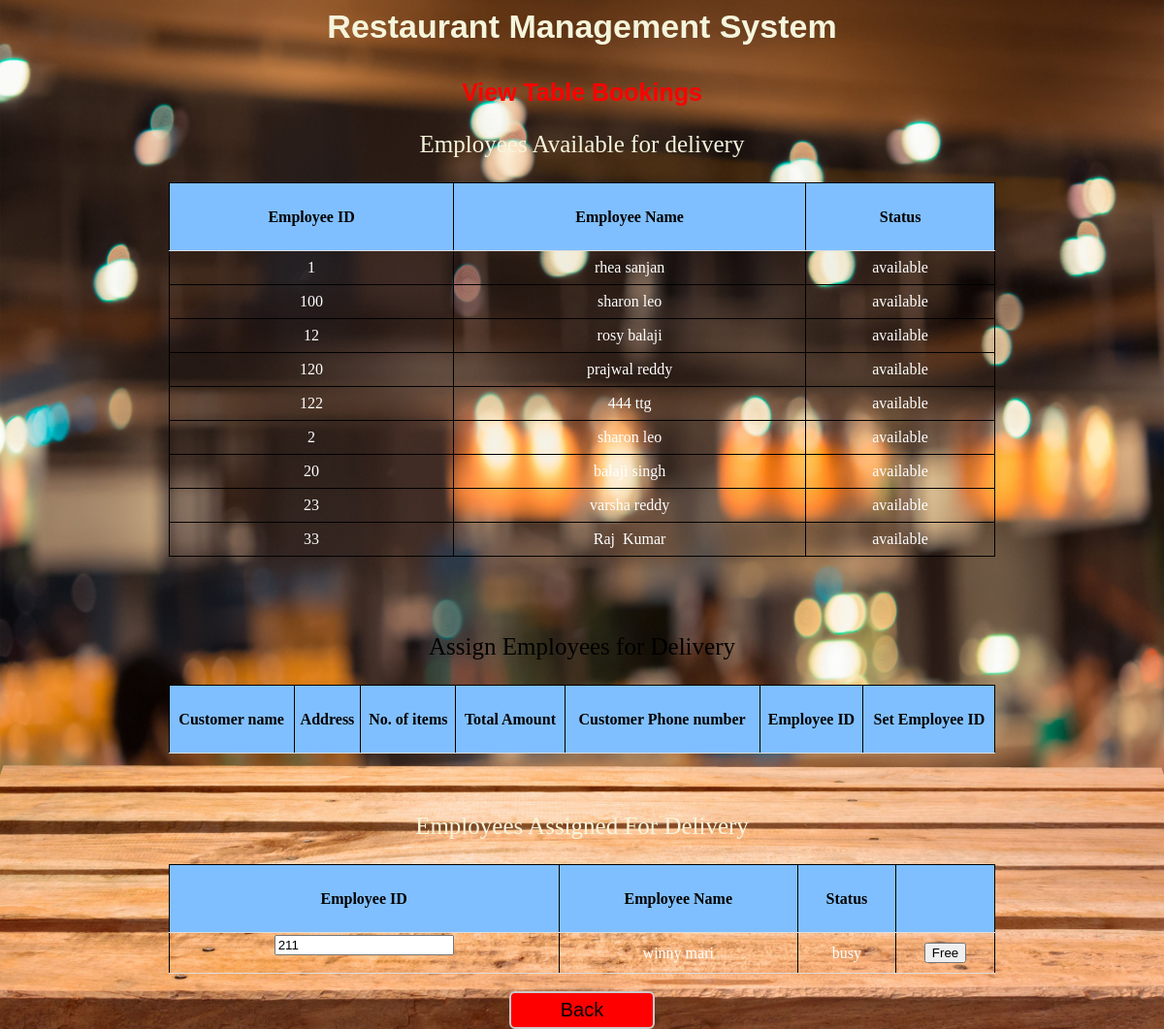
The page /manage_orders.php on the database its author committed.
### tables this page shows
CREATE TABLE `employee` (
  `empid` varchar(10) NOT NULL,
  `fname` varchar(20) NOT NULL,
  `lname` varchar(20) NOT NULL,
  `phno` varchar(10) NOT NULL,
  `dob` date NOT NULL,
  `address` varchar(50) NOT NULL,
  `email` varchar(50) NOT NULL,
  `salary` decimal(10,0) NOT NULL,
  `status` varchar(20) NOT NULL
);

### manage_orders.php (the view, shortened to what this page needs)
<html>
<head>
</head>
<body background="view_bookingjpg.jpg">
  <center>
    <?php
    include 'index.php';
    $sql = "SELECT empid,fname,lname,status FROM employee where status='available'";
     $result = mysqli_query($con,$sql);
     ?>
     <p style="color:beige;font-family:sans-serif;font-size:34px"> <b> Restaurant Management System </b> </p>
   <p style="color:red;font-family:sans-serif; font-size:25px"> <b> View Table Bookings</b> </p>
   <div id="view">
     <p style="font-size:25px;color: beige; font-family: cursive"> Employees Available for delivery </p>
     <table style="width:80%">
       <thead>
       <tr>
         <th> Employee ID </th>
         <th> Employee Name </th>
         <th> Status </th>
       </tr>
     </thead>
     <tbody>
       <?php
       while( $row = mysqli_fetch_assoc($result)) {
       print "<tr> <td>";
       echo $row["empid"];
       print "</td><td>";
       echo $row["fname"];
       echo $row["lname"];
       print "</td><td>";
       echo $row["status"];
       print "</td> <tr>";
     }
     ?>
   </tbody>
 </table>
<br>
<br>
<br>
<p style="font-size:25px;color: black; font-family: cursive"> Assign Employees for Delivery</p>
   <table style="width:80%">
   <thead>
     <tr>
     <th> Customer name </th>
     <th> Address </th>
     <th> No. of items </th>
     <th> Total Amount </th>
     <th> Customer Phone number </th>
     <th> Employee ID </th>
     <th> Set Employee ID  </th>
   </tr>
 </thead>
 </table>
<br>
<br>
<?php
$sql = "SELECT empid,fname,lname,status FROM employee where status='busy'";
 $result = mysqli_query($con,$sql);
 ?>
 <p style="font-size:25px;color: beige; font-family: cursive"> Employees Assigned For Delivery </p>
<table style="width:80%">
  <thead>
  <tr>
    <th> Employee ID </th>
    <th> Employee Name </th>
    <th> Status </th>
    <th> </th>
  </tr>
</thead>
<tbody>
  <?php
  while( $row = mysqli_fetch_row($result)) {
  print "<tr> <td>";
  print "<form action=\"process_free.php\" method=\"POST\" name=\"assign\">";
  print "<input type=text name=\"empid\" value=$row[0] readonly=\"readonly\">";
   print "</td><td>";
  echo $row[1];
  echo $row[2];
  print "</td><td>";
  echo $row[3];
  print "</td> <td>";
  print "<input type=submit value=\"Free\" >";
  print "</td></tr>";
}
?>
</tbody>
</table>
<br>
<button class=button id="back"> Back </button>
 </div>
</center>
<br>
<br>
</body>
</html>

### manage_orders.php (style rules this page uses)
#view { width:90%; height:75%; color : red; }
body { background-size: 100% 100%; }
table,th,td { border: 1px solid black; border-collapse: collapse; }
table { border-radius: 10px; }
th { height: 70px; text-align: center; background-color: #80bfff; color: black; }
td { text-align: center; height: 35px; color: white; }
th,td { padding: 2px 2px 2px 2px; border-bottom: 1px solid #ddd; }
tr:nth-child(even) { background-color: grey; }
.button { color: black; background-color: red; border: 2px solid #ccc; border-radius: 6px; padding: 6px ; width: 150px; font-family: sans-serif; font-size: 20px; cursor: pointer; }

### rows shown on the page
employee: empid "1", fname "rhea", lname "sanjan", status "available"
employee: empid "100", fname "sharon", lname "leo", status "available"
employee: empid "12", fname "rosy", lname "balaji", status "available"
employee: empid "120", fname "prajwal", lname "reddy", status "available"
employee: empid "122", fname "444", lname "ttg", status "available"
employee: empid "2", fname "sharon", lname "leo", status "available"
employee: empid "20", fname "balaji", lname "singh", status "available"
employee: empid "23", fname "varsha", lname "reddy", status "available"
employee: empid "33", fname "Raj", lname "Kumar", status "available"
employee: empid "211", fname "winny", lname "mari", status "busy"
